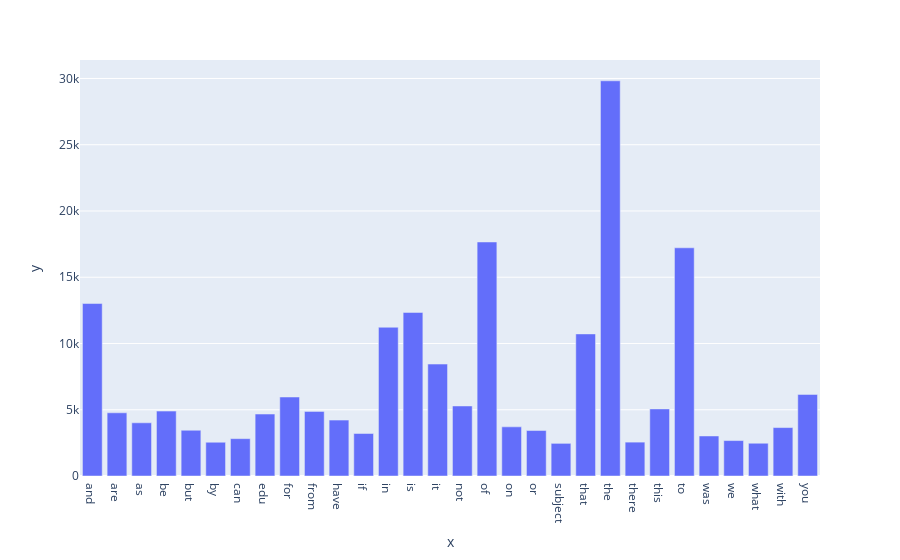

Notebook source saved alongside this figure:
### Markdown cell above
### **>>> Exercise 14 :**

### Code cell
import plotly.express as px

count_vect = CountVectorizer(max_features=30)   # select the 30 most common words in the data
X_counts = count_vect.fit_transform(X.text)
frequencies = []
for i in range(0,X_counts.shape[1]):
    frequencies.append(sum(X_counts[:,i].toarray()))
frequencies = np.asarray(X_counts.sum(axis=0))[0]
fig = px.bar(frequencies[0:300], x=count_vect.get_feature_names_out()[0:300] ,  
             y=frequencies[0:300])
fig.show()

### Figure 1 — Plotly figure (JSON) as saved in the notebook; plotly's stock layout.template omitted (floating-point values rounded to 4 significant figures)
{"data": [{"alignmentgroup": "True", "hovertemplate": "x=%{x}<br>y=%{y}<extra></extra>", "legendgroup": "", "marker": {"color": "#636efa", "pattern": {"shape": ""}}, "name": "", "offsetgroup": "", "orientation": "v", "showlegend": false, "textposition": "auto", "type": "bar", "x": ["and", "are", "as", "be", "but", "by", "can", "edu", "for", "from", "have", "if", "in", "is", "it", "not", "of", "on", "or", "subject", "that", "the", "there", "this", "to", "was", "we", "what", "with", "you"], "xaxis": "x", "y": [13017, 4769, 4015, 4898, 3453, 2548, 2818, 4675, 5962, 4877, 4218, 3208, 11226, 12343, 8447, 5285, 17660, 3709, 3432, 2464, 10723, 29825, 2556, 5063, 17222, 3020, 2674, 2472, 3655, 6157], "yaxis": "y"}], "layout": {"barmode": "relative", "legend": {"tracegroupgap": 0}, "margin": {"t": 60}, "xaxis": {"anchor": "y", "domain": [0, 1], "title": {"text": "x"}}, "yaxis": {"anchor": "x", "domain": [0, 1], "title": {"text": "y"}}}}
